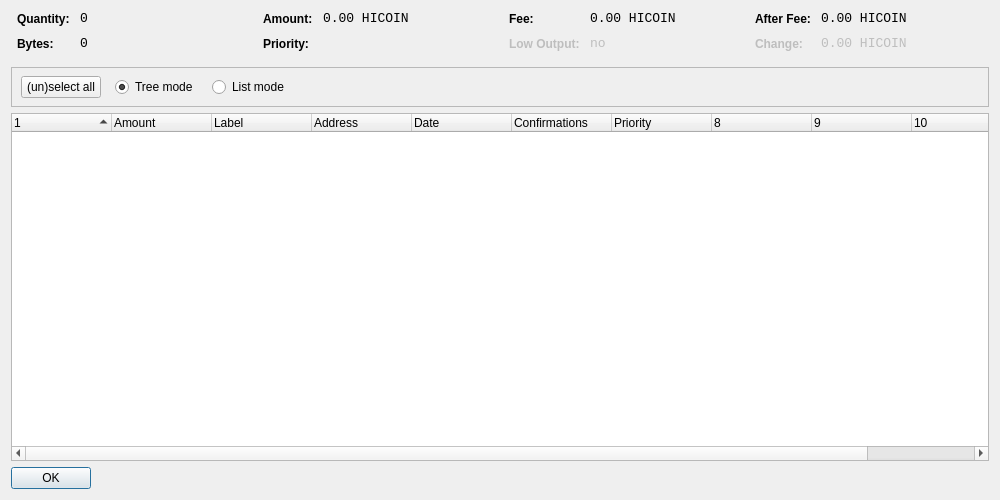
<?xml version="1.0" encoding="UTF-8"?>
<ui version="4.0">
 <class>CoinControlDialog</class>
 <widget class="QDialog" name="CoinControlDialog">
  <property name="geometry">
   <rect>
    <x>0</x>
    <y>0</y>
    <width>1000</width>
    <height>500</height>
   </rect>
  </property>
  <property name="windowTitle">
   <string>Coin Control</string>
  </property>
  <layout class="QVBoxLayout" name="verticalLayout">
   <item>
    <layout class="QHBoxLayout" name="horizontalLayoutTop" stretch="0,0,0,0">
     <property name="topMargin">
      <number>0</number>
     </property>
     <property name="bottomMargin">
      <number>10</number>
     </property>
     <item>
      <layout class="QFormLayout" name="formLayoutCoinControl1">
       <property name="horizontalSpacing">
        <number>10</number>
       </property>
       <property name="verticalSpacing">
        <number>10</number>
       </property>
       <property name="leftMargin">
        <number>6</number>
       </property>
       <property name="rightMargin">
        <number>6</number>
       </property>
       <item row="0" column="0">
        <widget class="QLabel" name="labelCoinControlQuantityText">
         <property name="styleSheet">
          <string notr="true">font-weight:bold;</string>
         </property>
         <property name="text">
          <string>Quantity:</string>
         </property>
        </widget>
       </item>
       <item row="0" column="1">
        <widget class="QLabel" name="labelCoinControlQuantity">
         <property name="font">
          <font>
           <family>Monospace</family>
           <pointsize>10</pointsize>
          </font>
         </property>
         <property name="cursor">
          <cursorShape>IBeamCursor</cursorShape>
         </property>
         <property name="contextMenuPolicy">
          <enum>Qt::ActionsContextMenu</enum>
         </property>
         <property name="text">
          <string notr="true">0</string>
         </property>
         <property name="textInteractionFlags">
          <set>Qt::LinksAccessibleByMouse|Qt::TextSelectableByKeyboard|Qt::TextSelectableByMouse</set>
         </property>
        </widget>
       </item>
       <item row="1" column="0">
        <widget class="QLabel" name="labelCoinControlBytesText">
         <property name="styleSheet">
          <string notr="true">font-weight:bold;</string>
         </property>
         <property name="text">
          <string>Bytes:</string>
         </property>
        </widget>
       </item>
       <item row="1" column="1">
        <widget class="QLabel" name="labelCoinControlBytes">
         <property name="font">
          <font>
           <family>Monospace</family>
           <pointsize>10</pointsize>
          </font>
         </property>
         <property name="cursor">
          <cursorShape>IBeamCursor</cursorShape>
         </property>
         <property name="contextMenuPolicy">
          <enum>Qt::ActionsContextMenu</enum>
         </property>
         <property name="text">
          <string notr="true">0</string>
         </property>
         <property name="textInteractionFlags">
          <set>Qt::LinksAccessibleByMouse|Qt::TextSelectableByKeyboard|Qt::TextSelectableByMouse</set>
         </property>
        </widget>
       </item>
      </layout>
     </item>
     <item>
      <layout class="QFormLayout" name="formLayoutCoinControl2">
       <property name="horizontalSpacing">
        <number>10</number>
       </property>
       <property name="verticalSpacing">
        <number>10</number>
       </property>
       <property name="leftMargin">
        <number>6</number>
       </property>
       <property name="rightMargin">
        <number>6</number>
       </property>
       <item row="0" column="0">
        <widget class="QLabel" name="labelCoinControlAmountText">
         <property name="styleSheet">
          <string notr="true">font-weight:bold;</string>
         </property>
         <property name="text">
          <string>Amount:</string>
         </property>
        </widget>
       </item>
       <item row="0" column="1">
        <widget class="QLabel" name="labelCoinControlAmount">
         <property name="font">
          <font>
           <family>Monospace</family>
           <pointsize>10</pointsize>
          </font>
         </property>
         <property name="cursor">
          <cursorShape>IBeamCursor</cursorShape>
         </property>
         <property name="contextMenuPolicy">
          <enum>Qt::ActionsContextMenu</enum>
         </property>
         <property name="text">
          <string notr="true">0.00 HICOIN</string>
         </property>
         <property name="textInteractionFlags">
          <set>Qt::LinksAccessibleByMouse|Qt::TextSelectableByKeyboard|Qt::TextSelectableByMouse</set>
         </property>
        </widget>
       </item>
       <item row="1" column="0">
        <widget class="QLabel" name="labelCoinControlPriorityText">
         <property name="styleSheet">
          <string notr="true">font-weight:bold;</string>
         </property>
         <property name="text">
          <string>Priority:</string>
         </property>
        </widget>
       </item>
       <item row="1" column="1">
        <widget class="QLabel" name="labelCoinControlPriority">
         <property name="font">
          <font>
           <family>Monospace</family>
           <pointsize>10</pointsize>
          </font>
         </property>
         <property name="cursor">
          <cursorShape>IBeamCursor</cursorShape>
         </property>
         <property name="contextMenuPolicy">
          <enum>Qt::ActionsContextMenu</enum>
         </property>
         <property name="text">
          <string/>
         </property>
         <property name="textInteractionFlags">
          <set>Qt::LinksAccessibleByMouse|Qt::TextSelectableByKeyboard|Qt::TextSelectableByMouse</set>
         </property>
        </widget>
       </item>
      </layout>
     </item>
     <item>
      <layout class="QFormLayout" name="formLayoutCoinControl3">
       <property name="horizontalSpacing">
        <number>10</number>
       </property>
       <property name="verticalSpacing">
        <number>10</number>
       </property>
       <property name="leftMargin">
        <number>6</number>
       </property>
       <property name="rightMargin">
        <number>6</number>
       </property>
       <item row="0" column="0">
        <widget class="QLabel" name="labelCoinControlFeeText">
         <property name="styleSheet">
          <string notr="true">font-weight:bold;</string>
         </property>
         <property name="text">
          <string>Fee:</string>
         </property>
        </widget>
       </item>
       <item row="0" column="1">
        <widget class="QLabel" name="labelCoinControlFee">
         <property name="font">
          <font>
           <family>Monospace</family>
           <pointsize>10</pointsize>
          </font>
         </property>
         <property name="cursor">
          <cursorShape>IBeamCursor</cursorShape>
         </property>
         <property name="contextMenuPolicy">
          <enum>Qt::ActionsContextMenu</enum>
         </property>
         <property name="text">
          <string notr="true">0.00 HICOIN</string>
         </property>
         <property name="textInteractionFlags">
          <set>Qt::LinksAccessibleByMouse|Qt::TextSelectableByKeyboard|Qt::TextSelectableByMouse</set>
         </property>
        </widget>
       </item>
       <item row="1" column="0">
        <widget class="QLabel" name="labelCoinControlLowOutputText">
         <property name="enabled">
          <bool>false</bool>
         </property>
         <property name="styleSheet">
          <string notr="true">font-weight:bold;</string>
         </property>
         <property name="text">
          <string>Low Output:</string>
         </property>
        </widget>
       </item>
       <item row="1" column="1">
        <widget class="QLabel" name="labelCoinControlLowOutput">
         <property name="enabled">
          <bool>false</bool>
         </property>
         <property name="font">
          <font>
           <family>Monospace</family>
           <pointsize>10</pointsize>
          </font>
         </property>
         <property name="cursor">
          <cursorShape>IBeamCursor</cursorShape>
         </property>
         <property name="contextMenuPolicy">
          <enum>Qt::ActionsContextMenu</enum>
         </property>
         <property name="text">
          <string notr="true">no</string>
         </property>
         <property name="textInteractionFlags">
          <set>Qt::LinksAccessibleByMouse|Qt::TextSelectableByKeyboard|Qt::TextSelectableByMouse</set>
         </property>
        </widget>
       </item>
      </layout>
     </item>
     <item>
      <layout class="QFormLayout" name="formLayoutCoinControl4">
       <property name="horizontalSpacing">
        <number>10</number>
       </property>
       <property name="verticalSpacing">
        <number>10</number>
       </property>
       <property name="leftMargin">
        <number>6</number>
       </property>
       <property name="rightMargin">
        <number>6</number>
       </property>
       <item row="0" column="0">
        <widget class="QLabel" name="labelCoinControlAfterFeeText">
         <property name="styleSheet">
          <string notr="true">font-weight:bold;</string>
         </property>
         <property name="text">
          <string>After Fee:</string>
         </property>
        </widget>
       </item>
       <item row="0" column="1">
        <widget class="QLabel" name="labelCoinControlAfterFee">
         <property name="font">
          <font>
           <family>Monospace</family>
           <pointsize>10</pointsize>
          </font>
         </property>
         <property name="cursor">
          <cursorShape>IBeamCursor</cursorShape>
         </property>
         <property name="contextMenuPolicy">
          <enum>Qt::ActionsContextMenu</enum>
         </property>
         <property name="text">
          <string notr="true">0.00 HICOIN</string>
         </property>
         <property name="textInteractionFlags">
          <set>Qt::LinksAccessibleByMouse|Qt::TextSelectableByKeyboard|Qt::TextSelectableByMouse</set>
         </property>
        </widget>
       </item>
       <item row="1" column="0">
        <widget class="QLabel" name="labelCoinControlChangeText">
         <property name="enabled">
          <bool>false</bool>
         </property>
         <property name="styleSheet">
          <string notr="true">font-weight:bold;</string>
         </property>
         <property name="text">
          <string>Change:</string>
         </property>
        </widget>
       </item>
       <item row="1" column="1">
        <widget class="QLabel" name="labelCoinControlChange">
         <property name="enabled">
          <bool>false</bool>
         </property>
         <property name="font">
          <font>
           <family>Monospace</family>
           <pointsize>10</pointsize>
          </font>
         </property>
         <property name="cursor">
          <cursorShape>IBeamCursor</cursorShape>
         </property>
         <property name="contextMenuPolicy">
          <enum>Qt::ActionsContextMenu</enum>
         </property>
         <property name="text">
          <string notr="true">0.00 HICOIN</string>
         </property>
         <property name="textInteractionFlags">
          <set>Qt::LinksAccessibleByMouse|Qt::TextSelectableByKeyboard|Qt::TextSelectableByMouse</set>
         </property>
        </widget>
       </item>
      </layout>
     </item>
    </layout>
   </item>
   <item>
    <widget class="QFrame" name="frame">
     <property name="minimumSize">
      <size>
       <width>0</width>
       <height>40</height>
      </size>
     </property>
     <property name="frameShape">
      <enum>QFrame::StyledPanel</enum>
     </property>
     <property name="frameShadow">
      <enum>QFrame::Sunken</enum>
     </property>
     <widget class="QWidget" name="horizontalLayoutWidget">
      <property name="geometry">
       <rect>
        <x>10</x>
        <y>0</y>
        <width>781</width>
        <height>41</height>
       </rect>
      </property>
      <layout class="QHBoxLayout" name="horizontalLayoutPanel" stretch="0,0,0,0,0">
       <property name="spacing">
        <number>14</number>
       </property>
       <item>
        <widget class="QPushButton" name="pushButtonSelectAll">
         <property name="sizePolicy">
          <sizepolicy hsizetype="Maximum" vsizetype="Fixed">
           <horstretch>0</horstretch>
           <verstretch>0</verstretch>
          </sizepolicy>
         </property>
         <property name="text">
          <string>(un)select all</string>
         </property>
        </widget>
       </item>
       <item>
        <widget class="QRadioButton" name="radioTreeMode">
         <property name="sizePolicy">
          <sizepolicy hsizetype="Maximum" vsizetype="Fixed">
           <horstretch>0</horstretch>
           <verstretch>0</verstretch>
          </sizepolicy>
         </property>
         <property name="text">
          <string>Tree mode</string>
         </property>
         <property name="checked">
          <bool>true</bool>
         </property>
        </widget>
       </item>
       <item>
        <widget class="QRadioButton" name="radioListMode">
         <property name="sizePolicy">
          <sizepolicy hsizetype="Maximum" vsizetype="Fixed">
           <horstretch>0</horstretch>
           <verstretch>0</verstretch>
          </sizepolicy>
         </property>
         <property name="text">
          <string>List mode</string>
         </property>
        </widget>
       </item>
       <item>
        <spacer name="horizontalSpacer">
         <property name="orientation">
          <enum>Qt::Horizontal</enum>
         </property>
         <property name="sizeHint" stdset="0">
          <size>
           <width>40</width>
           <height>20</height>
          </size>
         </property>
        </spacer>
       </item>
      </layout>
     </widget>
    </widget>
   </item>
   <item>
    <widget class="CoinControlTreeWidget" name="treeWidget">
     <property name="contextMenuPolicy">
      <enum>Qt::CustomContextMenu</enum>
     </property>
     <property name="sortingEnabled">
      <bool>false</bool>
     </property>
     <property name="columnCount">
      <number>11</number>
     </property>
     <attribute name="headerShowSortIndicator" stdset="0">
      <bool>true</bool>
     </attribute>
     <attribute name="headerStretchLastSection">
      <bool>false</bool>
     </attribute>
     <column>
      <property name="text">
       <string/>
      </property>
     </column>
     <column>
      <property name="text">
       <string>Amount</string>
      </property>
     </column>
     <column>
      <property name="text">
       <string>Label</string>
      </property>
     </column>
     <column>
      <property name="text">
       <string>Address</string>
      </property>
     </column>
     <column>
      <property name="text">
       <string>Date</string>
      </property>
     </column>
     <column>
      <property name="text">
       <string>Confirmations</string>
      </property>
      <property name="toolTip">
       <string>Confirmed</string>
      </property>
     </column>
     <column>
      <property name="text">
       <string>Priority</string>
      </property>
     </column>
     <column>
      <property name="text">
       <string/>
      </property>
     </column>
     <column>
      <property name="text">
       <string/>
      </property>
     </column>
     <column>
      <property name="text">
       <string/>
      </property>
     </column>
     <column>
      <property name="text">
       <string/>
      </property>
     </column>
    </widget>
   </item>
   <item>
    <widget class="QDialogButtonBox" name="buttonBox">
     <property name="sizePolicy">
      <sizepolicy hsizetype="Maximum" vsizetype="Fixed">
       <horstretch>0</horstretch>
       <verstretch>0</verstretch>
      </sizepolicy>
     </property>
     <property name="orientation">
      <enum>Qt::Horizontal</enum>
     </property>
     <property name="standardButtons">
      <set>QDialogButtonBox::Ok</set>
     </property>
    </widget>
   </item>
  </layout>
 </widget>
 <customwidgets>
  <customwidget>
   <class>CoinControlTreeWidget</class>
   <extends>QTreeWidget</extends>
   <header>coincontroltreewidget.h</header>
  </customwidget>
 </customwidgets>
 <resources/>
 <connections/>
</ui>
